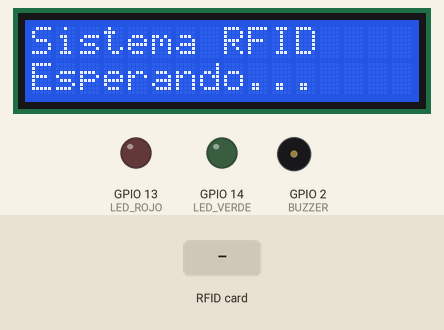
This sketch was run on a simulated ESP32. Shown: 16×2 character LCD, output pins drawn as LEDs (lit = HIGH), buzzer (waves = sounding, pin HIGH). The test bench sets the inputs (shaded band). WiFi joins after 1.5 s; servers stay silent unless stated; uploads are accepted with an empty reply; what the sketch prints to the serial monitor is not drawn.

Above: at 3.8 s.
3.9 s: RFID card 5E 7A 19 C4 held to the reader
At 5.3 s:
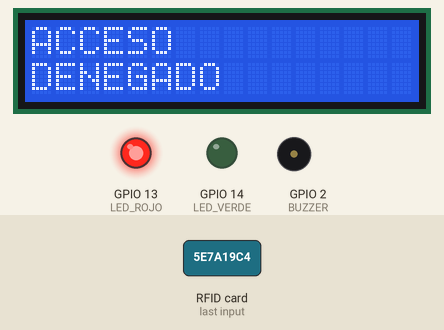
At 7.7 s:
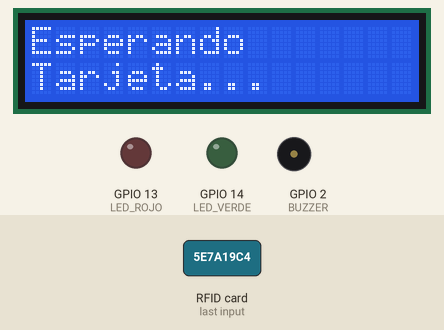
Timing chart, 0 to 9.2 s (numbered marks = the images above; inputs shaded):
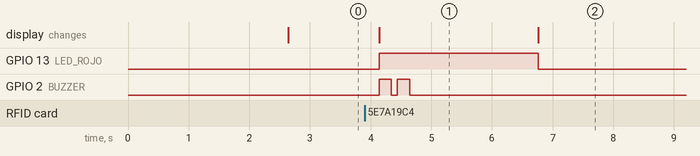

The sketch:

sketch.ino
```cpp
#include <SPI.h>
#include <MFRC522.h>
#include <Wire.h>
#include <LiquidCrystal_I2C.h>
#include <WiFi.h>
#include <HTTPClient.h>
#include <ArduinoJson.h>

const char* WIFI_SSID = "Wokwi-GUEST";
const char* WIFI_PASSWORD = "";

//Reemplazar por IPlocal + puerto del servidor de Django
// "http://tu-ip:puerto/api/rfid/"
const char* API_URL = "http://127.0.0.1:8000/api/rfid";

LiquidCrystal_I2C lcd(0x27, 16, 2);

#define SS_PIN 5
#define RST_PIN 22

#define BUZZER 2

#define LED_VERDE 14
#define LED_ROJO 13

MFRC522 rfid(SS_PIN, RST_PIN);

byte uidPermitido[4] = {
  0x11,
  0x22,
  0x33,
  0X44,

};

void setup() {

  //SETEO DE SERIAL
  Serial.begin(115200);
  delay(1000);

  //EJECUTAMOS LA CONECCION A WIFI
  conectarWiFi();

  //SETEO DE LEDS
  pinMode(LED_VERDE, OUTPUT);
  pinMode(LED_ROJO, OUTPUT);

  SPI.begin();

  //INICIO RFID
  rfid.PCD_Init();

  Serial.println("Sistema RFID iniciado");
  Serial.println("Esperando tarjeta...");


  //SETEO DE LCD
  Wire.begin(32, 33);

  lcd.init();
  lcd.backlight();

  lcd.setCursor(0, 0);
  lcd.print("Sistema RFID");

  lcd.setCursor(0, 1);
  lcd.print("Esperando...");

  //SETEO DE BUZZER
  pinMode(BUZZER, OUTPUT);
  digitalWrite(BUZZER, LOW);

}

void loop() {

  if (!rfid.PICC_IsNewCardPresent()) return;
  if (!rfid.PICC_ReadCardSerial()) return;

  String uid = obtenerUID();

  String nombre = "";

  bool autorizado = consultarAcceso(
    uid,
    nombre
  );

  Serial.print("UID: ");

  for (byte i = 0; i < rfid.uid.size; i++) {
    Serial.print(rfid.uid.uidByte[i], HEX);
    Serial.print(" ");
  }

  Serial.println();

  if (autorizado) {

    Serial.println("ACCESO PERMITIDO");

    lcd.clear();
    lcd.setCursor(0, 0);
    lcd.print("ACCESO");

    lcd.setCursor(0, 1);
    lcd.print("PERMITIDO");

    digitalWrite(LED_VERDE, HIGH);
    digitalWrite(LED_ROJO, LOW);

    beepPermitido();

    delay(2000);

    lcd.clear();
    lcd.setCursor(0, 0);
    lcd.print("Esperando");

    lcd.setCursor(0, 1);
    lcd.print("Tarjeta...");

    digitalWrite(LED_VERDE, LOW);

  } else {

    Serial.println("ACCESO DENEGADO");

    lcd.clear();
    lcd.setCursor(0, 0);
    lcd.print("ACCESO");

    lcd.setCursor(0, 1);
    lcd.print("DENEGADO");

    digitalWrite(LED_ROJO, HIGH);
    digitalWrite(LED_VERDE, LOW);

    beepDenegado();

    delay(2000);

    lcd.clear();
    lcd.setCursor(0, 0);
    lcd.print("Esperando");

    lcd.setCursor(0, 1);
    lcd.print("Tarjeta...");

    digitalWrite(LED_ROJO, LOW);
  }

  rfid.PICC_HaltA();
  rfid.PCD_StopCrypto1();
}

void beepPermitido() {
  digitalWrite(BUZZER, HIGH);
  delay(100);
  digitalWrite(BUZZER, LOW);
}

void beepDenegado() {
  for(int i = 0; i < 2; i++) {
    digitalWrite(BUZZER, HIGH);
    delay(200);
    digitalWrite(BUZZER, LOW);
    delay(100);
  }
}

const char* ssid = "Wokwi-GUEST";
const char* password = "";

void conectarWiFi() {
  Serial.println("Conectando a WiFi...");

  WiFi.mode(WIFI_STA);
  WiFi.begin(ssid, password);

  int intentos = 0;

  while (WiFi.status() != WL_CONNECTED && intentos < 20) {
    delay(500);
    Serial.print(".");
    intentos++;
  }

  if (WiFi.status() == WL_CONNECTED) {
    Serial.println("\nWiFi conectado!");
    Serial.print("IP: ");
    Serial.println(WiFi.localIP());
  } else {
    Serial.println("\nError al conectar WiFi");
  }
}

String obtenerUID() {

  String uid = "";

  for (byte i = 0; i < rfid.uid.size; i++) {

    if (rfid.uid.uidByte[i] < 0x10)
      uid += "0";

    uid += String(rfid.uid.uidByte[i], HEX);

    if (i < rfid.uid.size - 1)
      uid += ":";
  }

  uid.toUpperCase();

  return uid;
}

bool consultarAcceso(String uid, String &nombre) {

  if (WiFi.status() != WL_CONNECTED) {
    Serial.println("WiFi desconectado");
    return false;
  }

  HTTPClient http;

  String url = String(API_URL) + "?uid=" + uid;

  Serial.println(url);

  http.begin(url);

  int httpCode = http.GET();

  if (httpCode <= 0) {

    Serial.println("Error HTTP");

    http.end();

    return false;
  }

  String response = http.getString();

  Serial.println(response);

  DynamicJsonDocument doc(512);

  deserializeJson(doc, response);

  bool autorizado = doc["authorized"];

  if (autorizado) {
    nombre = doc["name"].as<String>();
  }

  http.end();

  return autorizado;
}
```

Measured:
- after the input at 3.9 s, GPIO 13 (LED_ROJO): LOW → HIGH after 0.24 s, → LOW 2.6 s later; GPIO 2 (BUZZER): alternates HIGH for 0.20 s and LOW for 0.10 s, 4 changes in all, then stays LOW, starting after 0.24 s; the display: changes after 0.24 s (image 1)
- what the display in image 1 shows lasts 2.7 s, from 4.1 s to 6.8 s
